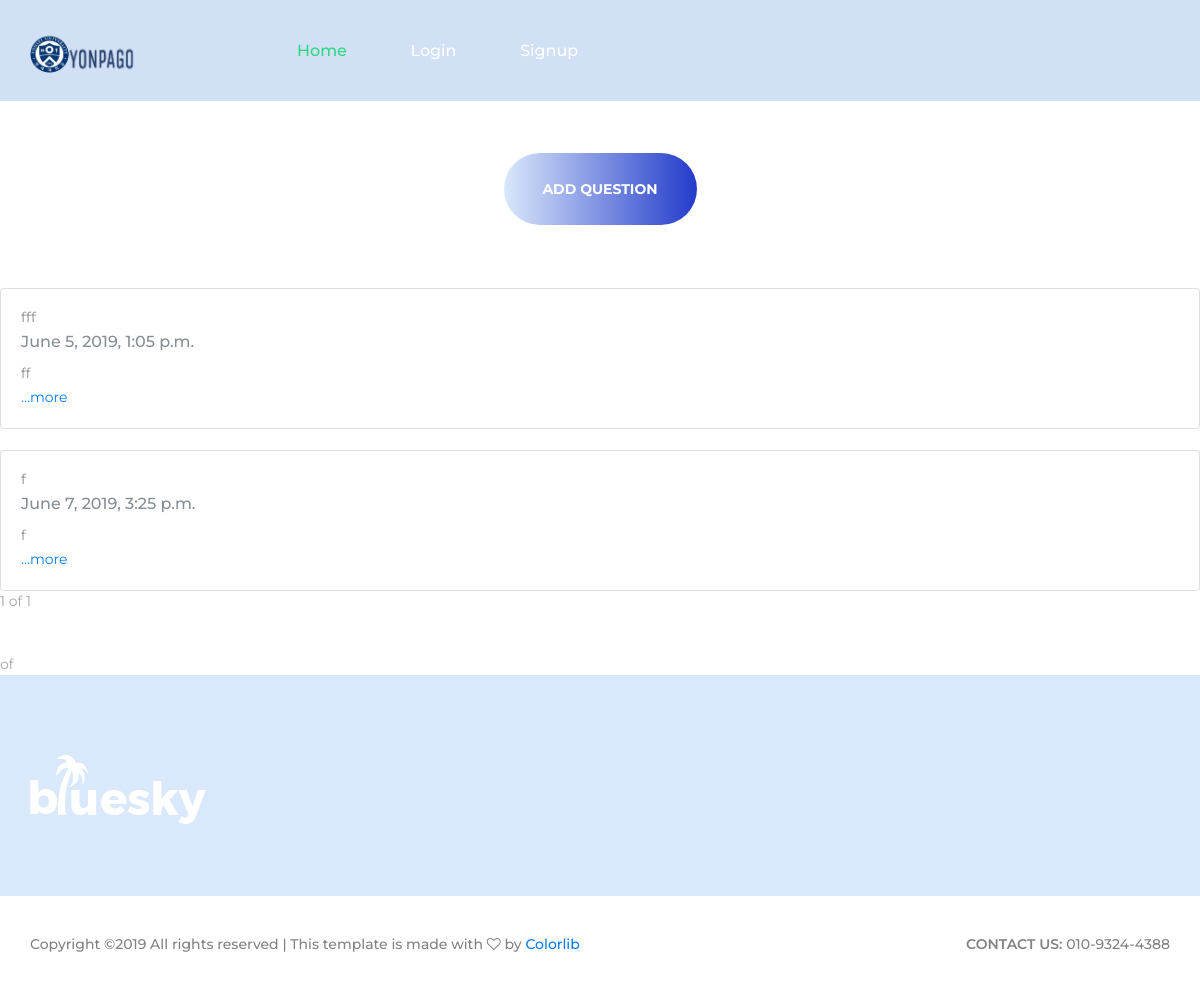
Screenshot of /blog/ with the database file from the repository.
### blog/models.py (models this page shows)
class Blog1(models.Model):
    title = models.CharField(max_length=200)
    pub_date = models.DateTimeField('date published')
    body = models.TextField()
    def summary(self):
        return self.body[:100]

### blog/views.py (the view)
# urls.py: 2. Add a URL to urlpatterns:  path('blog/', include('blog.urls'))
def blog(request):
    blogs = Blog1.objects
    blog_list=Blog1.objects.all()
    paginator = Paginator(blog_list,6)
    page = request.GET.get('page')
    posts = paginator.get_page(page)
    return render(request, 'blog/blog.html', {'blogs': blogs, 'posts':posts})

### blog/templates/blog/blog.html (shortened to what this page needs)
{% extends 'blog/base.html' %}
{% load staticfiles %}
{% block content %}
<br><br>
  <div class="button recent_button"><a href="{% url 'blognew' %}">ADD QUESTION</a></div>
  <br><br>
{% for blog in posts %}
  <br>
  <div class="card">
      <div class="card-body">
          <h5 class="card-title">{{blog.title}}</h5>
          <h6 class="card-subtitle mb-2 text-muted">{{blog.pub_date}}</h6>
          <p class="card-text">{{blog.summary}}</p>
          <a href="{% url 'blogdetail' blog.id %}" class="card-link">...more</a>
      </div>
  </div>
{%endfor%}
<span>{{posts.number}}</span>
<span>of</span>
<span>{{posts.paginator.num_pages}}</span>
<br>
<br>
<br>
<span>of</span>
{% endblock %}

### blog/static/blog/styles/main_styles.css (style rules this page uses)
* { margin: 0; padding: 0; -webkit-font-smoothing: antialiased; -webkit-text-shadow: rgba(0,0,0,.01) 0 0 1px; text-shadow: rgba(0,0,0,.01) 0 0 1px; }
body { font-family: 'Montserrat', sans-serif; font-size: 14px; font-weight: 400; background: #FFFFFF; color: #a5a5a5; }
div { display: block; position: relative; -webkit-box-sizing: border-box; -moz-box-sizing: border-box; box-sizing: border-box; }
p { font-family: 'Montserrat', sans-serif; font-size: 14px; line-height: 2; font-weight: 400; color: #929191; -webkit-font-smoothing: antialiased; -webkit-text-shadow: rgba(0,0,0,.01) 0 0 1px; text-shadow: rgba(0,0,0,.01) 0 0 1px; }
p:last-of-type { margin-bottom: 0; }
a, a:hover, a:visited, a:active, a:link { text-decoration: none; -webkit-font-smoothing: antialiased; -webkit-text-shadow: rgba(0,0,0,.01) 0 0 1px; text-shadow: rgba(0,0,0,.01) 0 0 1px; }
h5 { font-size: 14px; }
h1, h2, h3, h4, h5, h6 { font-family: 'Montserrat', sans-serif; -webkit-font-smoothing: antialiased; -webkit-text-shadow: rgba(0,0,0,.01) 0 0 1px; text-shadow: rgba(0,0,0,.01) 0 0 1px; }
.button { width: 193px; height: 72px; background: linear-gradient(to right, rgba(255,0,0,0.3), #32fa95); text-align: center; border-radius: 36px; -webkit-transition: all 200ms ease; -moz-transition: all 200ms ease; -ms-transition: all 200ms ease; -o-transition: all 200ms ease; transition: all 200ms ease; }
.button a { display: block; font-size: 14px; text-transform: uppercase; font-weight: 700; color: #fff; line-height: 72px; }
.recent_button { margin-left: auto; margin-right: auto; margin-top: 10px; }

### blog/templates/blog/base.html (style rules this page uses)
.recent_button { background: linear-gradient(to right, rgba(131, 178, 240, 0.3), #223bca); }

### rows the page displays
Blog1: title "fff", pub_date "June 5, 2019, 1:05 p.m.", summary "ff"
Blog1: title "f", pub_date "June 7, 2019, 3:25 p.m.", summary "f"

### other values shown
{{ posts.number }} "1"
{{ posts.paginator.num_pages }} "1"
